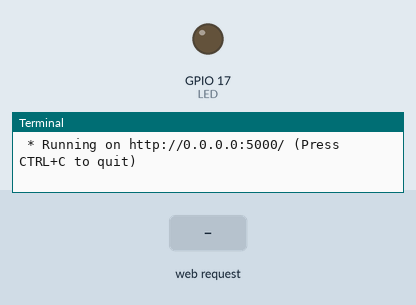
The program below on a simulated Raspberry Pi (BCM pin numbers). On the bench: output pins drawn as LEDs (lit = HIGH), the last lines printed to the terminal. Inputs (shaded band) come from the test bench. The clock reads 2024-03-15 10:24:30 at power-on unless the program sets it.

Above: at 1.2 s.
1.3 s: HTTP request for /led/on received
At 1.7 s:
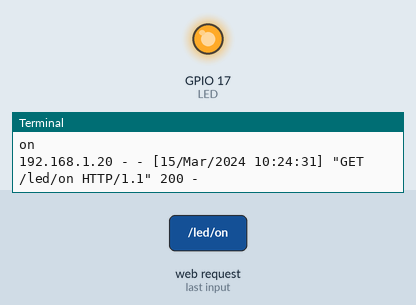
4.3 s: HTTP request for /led/off received
At 5.2 s:
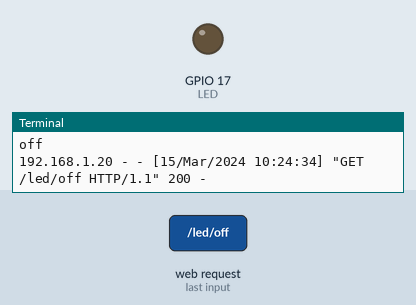
Timing chart, 0 to 7.3 s (numbered marks = the images above; inputs shaded):
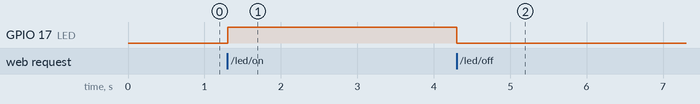

Measured:
- after the input at 1.3 s, GPIO 17 (LED): LOW → HIGH at once
- after the input at 4.3 s, GPIO 17 (LED): HIGH → LOW at once

The program:

flask_led.py
```python
from flask import Flask
import RPi.GPIO as GPIO

app = Flask(__name__)
LED = 17
GPIO.setmode(GPIO.BCM)
GPIO.setup(LED, GPIO.OUT)

@app.route("/")
def hello():
    return '''
    <p>Hello, Flask!!</p>
    <a href="/led/on">LED ON</a>
    <a href="/led/off">LED OFF</a>
    '''

@app.route("/led/<op>")
def led_op(op):
    print(op)
    if op == "on":
        GPIO.output(LED, GPIO.HIGH)
        return '''
        <p>LED ON</p>
        <a href="/">Go Home</a>
        '''
    elif op == "off":
        GPIO.output(LED, GPIO.LOW)
        return '''
        <p>LED OFF</p>
        <a href="/">Go Home</a>
        '''

# 터미널에서 직접 실행한 경우
if __name__ == "__main__":
    try:
        app.run(host="0.0.0.0")
    finally:
        GPIO.cleanup()
```
